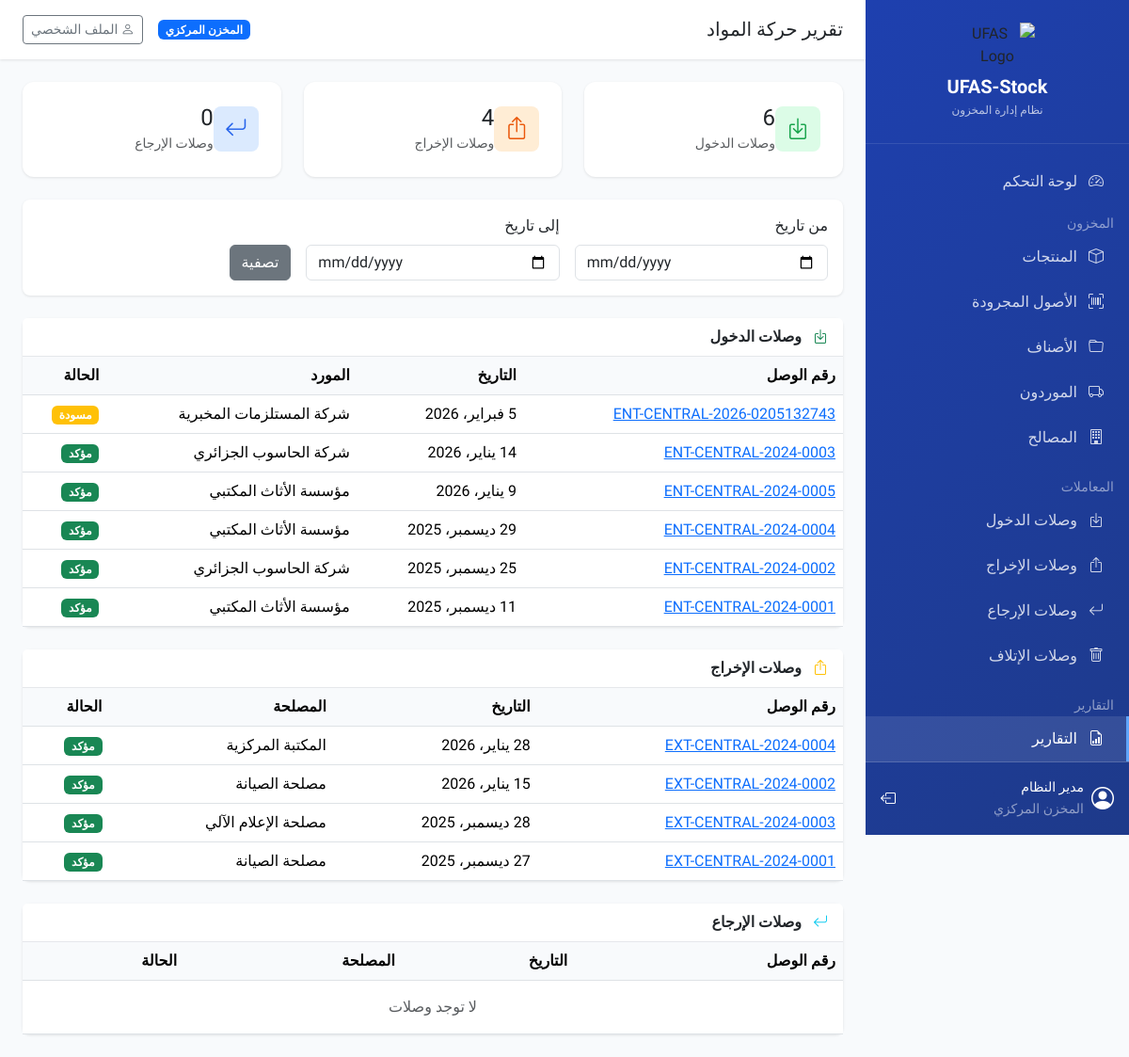
Page /reports/movements/ (signed in) on the earlier database version.
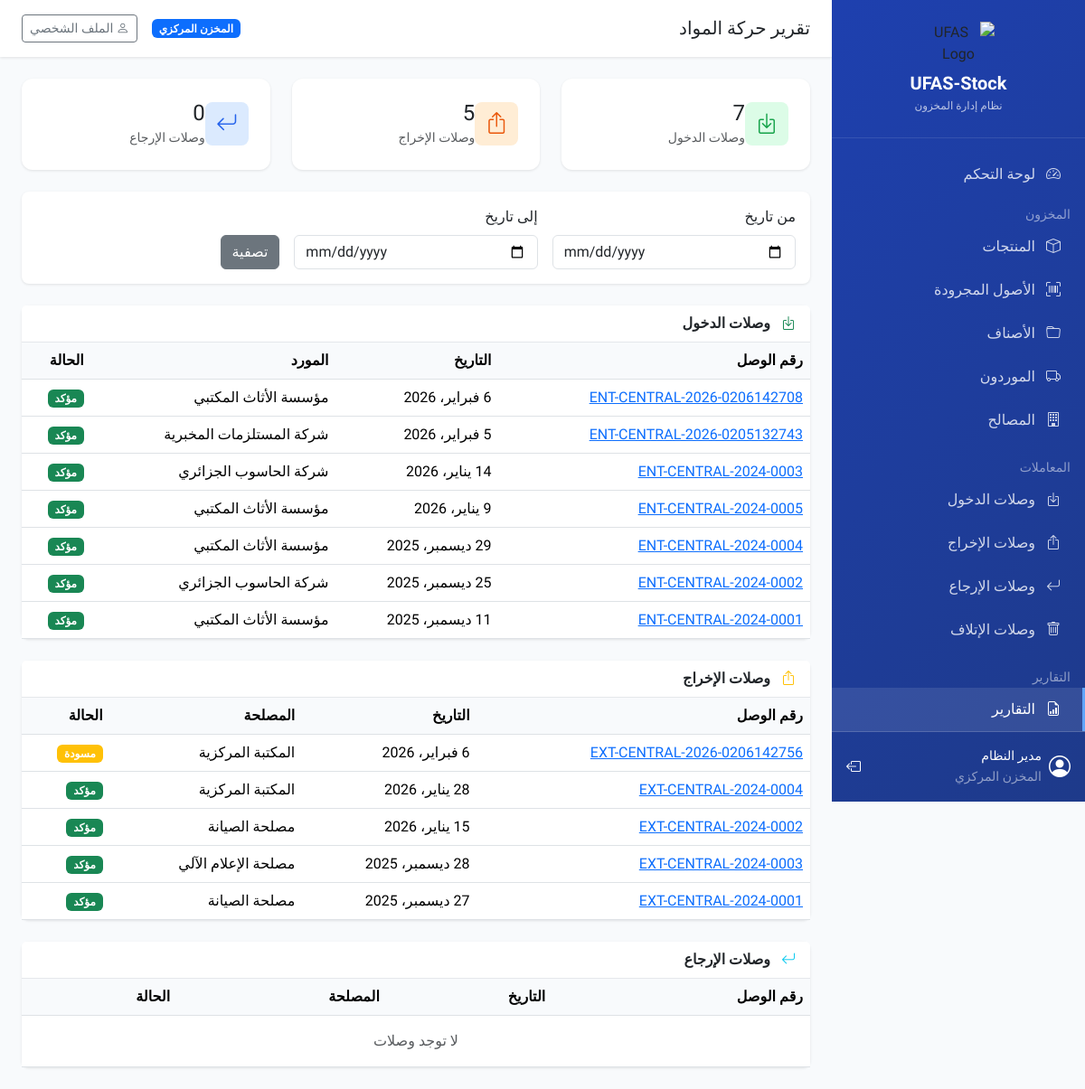
Same page on the later database version.
### transactions/models.py (models this page shows, shortened)
class BaseVoucher(models.Model):
    STATUS_CHOICES = [
        ('draft', 'مسودة'),
        ('confirmed', 'مؤكد'),
        ('cancelled', 'ملغى'),
    ]
    voucher_number = models.CharField('رقم الوصل', max_length=50)
    date = models.DateField('التاريخ')
    status = models.CharField('الحالة', max_length=20, choices=STATUS_CHOICES, default='draft')
    notes = models.TextField('ملاحظات', blank=True)
    tenant = models.ForeignKey(
        'core.Tenant',
        on_delete=models.CASCADE,
        verbose_name='الوحدة'
    )
    created_by = models.ForeignKey(
        'core.User',
        on_delete=models.SET_NULL,
        null=True,
        related_name='%(class)s_created',
        verbose_name='أنشئ بواسطة'
    )
    confirmed_by = models.ForeignKey(
        'core.User',
        on_delete=models.SET_NULL,
        null=True,
        blank=True,
        related_name='%(class)s_confirmed',
        verbose_name='أكد بواسطة'
    )
    created_at = models.DateTimeField('تاريخ الإنشاء', auto_now_add=True)
    updated_at = models.DateTimeField('تاريخ التحديث', auto_now=True)
    class Meta:
        abstract = True
        ordering = ['-date', '-created_at']

class EntryVoucher(BaseVoucher):
    supplier = models.ForeignKey(
        'inventory.Supplier',
        on_delete=models.SET_NULL,
        null=True,
        blank=True,
        related_name='entry_vouchers',
        verbose_name='المورد'
    )
    invoice_number = models.CharField('رقم الفاتورة', max_length=100, blank=True)
    invoice_date = models.DateField('تاريخ الفاتورة', null=True, blank=True)
    class Meta(BaseVoucher.Meta):
        verbose_name = 'وصل دخول'
        verbose_name_plural = 'وصلات الدخول'
        unique_together = ['voucher_number', 'tenant']

class ExitVoucher(BaseVoucher):
    department = models.ForeignKey(
        'inventory.Department',
        on_delete=models.SET_NULL,
        null=True,
        related_name='exit_vouchers',
        verbose_name='المصلحة المستفيدة'
    )
    recipient_name = models.CharField('اسم المستلم', max_length=200, blank=True)
    class Meta(BaseVoucher.Meta):
        verbose_name = 'وصل إخراج'
        verbose_name_plural = 'وصلات الإخراج'
        unique_together = ['voucher_number', 'tenant']

### inventory/models.py (models this page shows, shortened)
class Supplier(models.Model):
    name = models.CharField('اسم المورد', max_length=200)
    code = models.CharField('رمز المورد', max_length=50, blank=True)
    address = models.TextField('العنوان', blank=True)
    phone = models.CharField('الهاتف', max_length=20, blank=True)
    email = models.EmailField('البريد الإلكتروني', blank=True)
    tax_id = models.CharField('الرقم الجبائي', max_length=50, blank=True)
    tenant = models.ForeignKey(
        'core.Tenant',
        on_delete=models.CASCADE,
        related_name='suppliers',
        verbose_name='الوحدة',
        null=True,
        blank=True
    )
    is_active = models.BooleanField('نشط', default=True)
    created_at = models.DateTimeField('تاريخ الإنشاء', auto_now_add=True)
    class Meta:
        verbose_name = 'مورد'
        verbose_name_plural = 'الموردون'
        ordering = ['name']

class Department(models.Model):
    name = models.CharField('اسم المصلحة', max_length=200)
    code = models.CharField('رمز المصلحة', max_length=50, blank=True)
    responsible_name = models.CharField('اسم المسؤول', max_length=200, blank=True)
    phone = models.CharField('الهاتف', max_length=20, blank=True)
    tenant = models.ForeignKey(
        'core.Tenant',
        on_delete=models.CASCADE,
        related_name='departments',
        verbose_name='الوحدة'
    )
    is_active = models.BooleanField('نشطة', default=True)
    created_at = models.DateTimeField('تاريخ الإنشاء', auto_now_add=True)
    class Meta:
        verbose_name = 'مصلحة'
        verbose_name_plural = 'المصالح'
        ordering = ['name']

### reports/views.py (the view)
# urls.py: path('movements/', views.movements_report, name='movements_report'),
@login_required
def movements_report(request):
    date_from = request.GET.get('date_from')
    date_to = request.GET.get('date_to')
    entries = get_tenant_queryset(request, EntryVoucher).select_related('supplier')
    exits = get_tenant_queryset(request, ExitVoucher).select_related('department')
    returns = get_tenant_queryset(request, ReturnVoucher).select_related('department')
    if date_from:
        entries = entries.filter(date__gte=date_from)
        exits = exits.filter(date__gte=date_from)
        returns = returns.filter(date__gte=date_from)
    if date_to:
        entries = entries.filter(date__lte=date_to)
        exits = exits.filter(date__lte=date_to)
        returns = returns.filter(date__lte=date_to)
    summary = {
        'entries_count': entries.count(),
        'exits_count': exits.count(),
        'returns_count': returns.count(),
    }
    context = {
        'entries': entries[:50],
        'exits': exits[:50],
        'returns': returns[:50],
        'summary': summary,
        'date_from': date_from,
        'date_to': date_to,
    }
    return render(request, 'reports/movements_report.html', context)

### core/context_processors.py (called while the page is built)
def tenant_context(request):
    tenant = None
    if request.user.is_authenticated:
        tenant = getattr(request.user, 'tenant', None)
    return {
        'current_tenant': tenant,
        'is_super_admin': getattr(request.user, 'is_super_admin', False) if request.user.is_authenticated else False,
    }

### core/models.py (called while the page is built)
    @property
    def is_super_admin(self):
        return self.role == 'super_admin'

### reports/views.py (called while the page is built)
def get_tenant_queryset(request, model):
    if request.user.is_super_admin:
        return model.objects.all()
    return model.objects.filter(tenant=request.user.tenant)

### templates/reports/movements_report.html (shortened to what the changed rows need)
{% extends 'base.html' %}
{% load humanize %}
{% block content %}
<div class="row g-4 mb-4">
    <div class="col-md-4">
        <div class="stat-card green">
            <div class="d-flex align-items-center">
                <div class="me-3">
                    <h4 class="mb-0">{{ summary.entries_count|intcomma }}</h4>
                    <small class="text-muted">وصلات الدخول</small>
                </div>
            </div>
        </div>
    </div>
    <div class="col-md-4">
        <div class="stat-card orange">
            <div class="d-flex align-items-center">
                <div class="me-3">
                    <h4 class="mb-0">{{ summary.exits_count|intcomma }}</h4>
                    <small class="text-muted">وصلات الإخراج</small>
                </div>
            </div>
        </div>
    </div>
</div>
<div class="card mb-4">
    <div class="card-body p-0">
        <div class="table-responsive">
            <table class="table table-hover mb-0">
                <thead>
                    <tr>
                        <th>رقم الوصل</th>
                        <th>التاريخ</th>
                        <th>المورد</th>
                        <th>الحالة</th>
                    </tr>
                </thead>
                <tbody>
                    {% for v in entries %}
                    <tr>
                        <td><a href="{% url 'entry_voucher_detail' v.pk %}">{{ v.voucher_number }}</a></td>
                        <td>{{ v.date }}</td>
                        <td>{{ v.supplier.name|default:"-" }}</td>
                        <td><span class="badge bg-{% if v.status == 'confirmed' %}success{% else %}warning{% endif %}">{{ v.get_status_display }}</span></td>
                    </tr>
                    {% empty %}
                    <tr><td colspan="4" class="text-center text-muted py-3">لا توجد وصلات</td></tr>
                    {% endfor %}
                </tbody>
            </table>
        </div>
    </div>
</div>
<div class="card mb-4">
    <div class="card-body p-0">
        <div class="table-responsive">
            <table class="table table-hover mb-0">
                <thead>
                    <tr>
                        <th>رقم الوصل</th>
                        <th>التاريخ</th>
                        <th>المصلحة</th>
                        <th>الحالة</th>
                    </tr>
                </thead>
                <tbody>
                    {% for v in exits %}
                    <tr>
                        <td><a href="{% url 'exit_voucher_detail' v.pk %}">{{ v.voucher_number }}</a></td>
                        <td>{{ v.date }}</td>
                        <td>{{ v.department.name|default:"-" }}</td>
                        <td><span class="badge bg-{% if v.status == 'confirmed' %}success{% else %}warning{% endif %}">{{ v.get_status_display }}</span></td>
                    </tr>
                    {% empty %}
                    <tr><td colspan="4" class="text-center text-muted py-3">لا توجد وصلات</td></tr>
                    {% endfor %}
                </tbody>
            </table>
        </div>
    </div>
</div>
<div class="card">
    <div class="card-body p-0">
        <div class="table-responsive">
            <table class="table table-hover mb-0">
                <thead>
                    <tr>
                        <th>رقم الوصل</th>
                        <th>التاريخ</th>
                        <th>المصلحة</th>
                        <th>الحالة</th>
                    </tr>
                </thead>
            </table>
        </div>
    </div>
</div>
{% endblock %}

Differences in the rows shown:
added EntryVoucher: voucher_number "ENT-CENTRAL-2026-0206142708", date "6 فبراير، 2026", supplier.name "مؤسسة الأثاث المكتبي", status "مؤكد"
changed EntryVoucher "ENT-CENTRAL-2026-0205132743": status "مسودة" → "مؤكد"
added ExitVoucher: voucher_number "EXT-CENTRAL-2026-0206142756", date "6 فبراير، 2026", department.name "المكتبة المركزية", status "مسودة"
Other differences:
{{ summary.entries_count|intcomma }}: "6" → "7"
{{ summary.exits_count|intcomma }}: "4" → "5"
